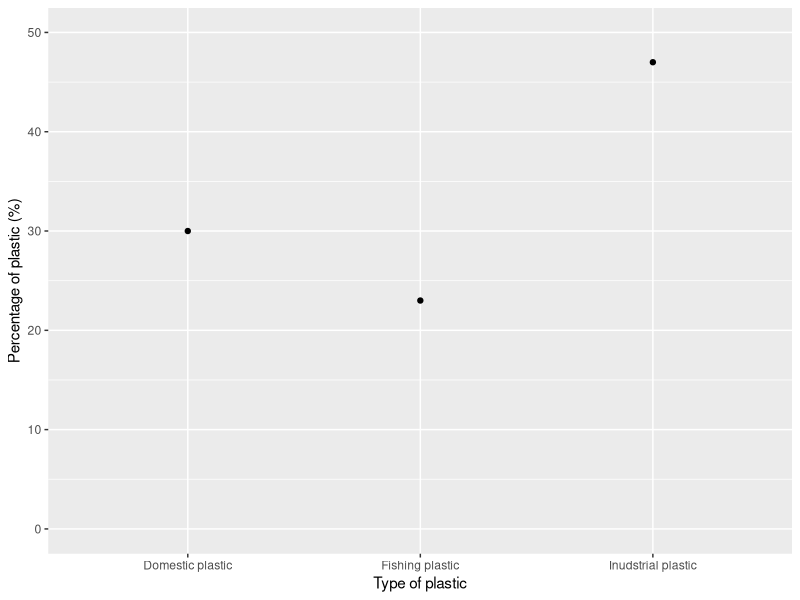

Write R code to recreate this figure.
## ---- chunk 1
knitr::opts_chunk$set(echo = TRUE)
## ---- chunk 2
library(tidyverse)
library(dplyr)
library(ggplot2)
library(readxl)
Assignment_5data_ <- read_excel("Assignment_5data .xlsx", 
    col_types = c("text", "numeric"))
View(Assignment_5data_)
view(Assignment_5data_)
ggplot(data = Assignment_5data_, mapping = aes(x = Plastic_type, y = Percentage_of_plastic)) + geom_point() + labs(x = "Type of plastic", y = "Percentage of plastic (%)") + scale_y_continuous(limits = c(0, 50), breaks = c(0, 10, 20, 30, 40, 50), labels = c('0', '10', '20', '30', '40', '50'))
